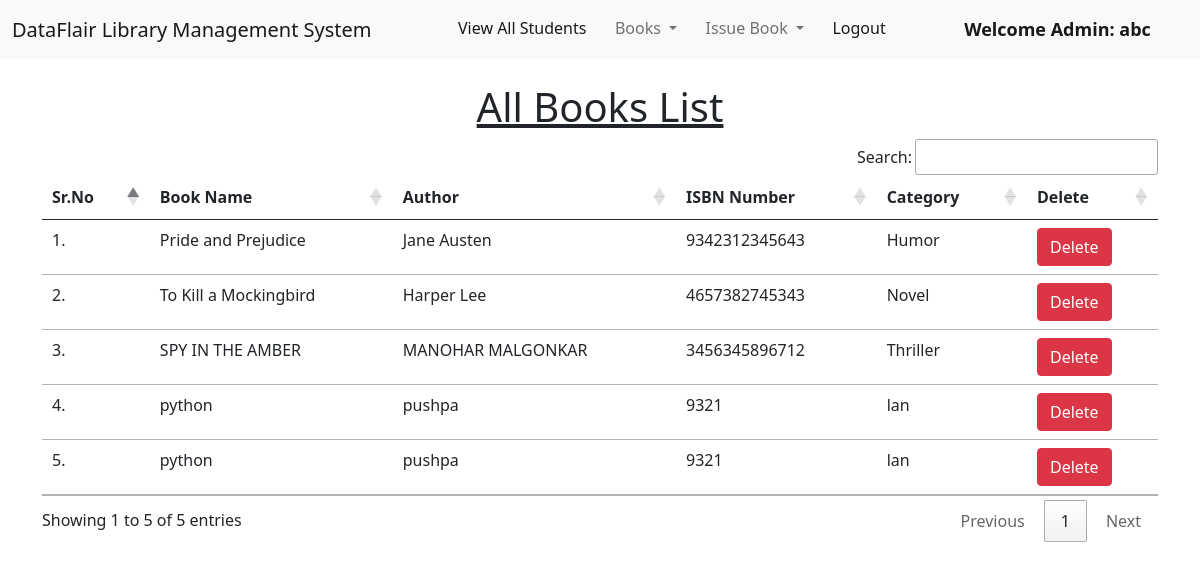
/view_books/ (signed in), run on the app's committed database.
### library/models.py (models this page shows, shortened)
class Book(models.Model):
    name = models.CharField(max_length=200)
    author = models.CharField(max_length=200)
    isbn = models.PositiveIntegerField()
    category = models.CharField(max_length=50)

### library/views.py (the view)
# urls.py: path("view_books/", views.view_books, name="view_books"),
@login_required(login_url = '/admin_login')
def view_books(request):
    books = Book.objects.all()
    return render(request, "view_books.html", {'books':books})

### library/templates/view_books.html (shortened to what this page needs)
{% extends 'admin_navbar.html' %}
{% load static %}
{% block body %}
<div class="container mt-4">
    <h1 class="text-center"><u>All Books List</u></h1>
    <table class="table table-hover" id="example">
        <thead>
            <tr>
                <th>Sr.No</th>
                <th>Book Name</th>
                <th>Author</th>
                <th>ISBN Number</th>
                <th>Category</th>
                <th>Delete</th>
            </tr>
        </thead>
        <tbody>
            {% for book in books %}
            <tr>
                <td>{{forloop.counter}}.</td>
                <td>{{book.name}}</td>
                <td>{{book.author}}</td>
                <td>{{book.isbn}}</td>
                <td>{{book.category}}</td>
                <td><a href="/delete_book/{{book.id}}/" class="btn btn-danger" onclick="return confirm('Are you sure you want to delete this book?')">Delete</a></td>
            </tr>
            {% endfor %}
        </tbody>
    </table>
    </div>
{% endblock %}

### library/templates/admin_navbar.html (shortened to what this page needs)
<!doctype html>
<html lang="en">
  <head>
    <link href="https://cdn.jsdelivr.net/npm/bootstrap@5.1.0/dist/css/bootstrap.min.css" rel="stylesheet">
    <link rel="stylesheet" href="https://cdn.datatables.net/1.10.25/css/jquery.dataTables.min.css">
    <link rel="stylesheet" href="https://cdn.datatables.net/buttons/1.7.1/css/buttons.dataTables.min.css">
  </head>
  <body>
    <nav class="navbar navbar-expand-lg navbar-light bg-light">
        <div class="container-fluid">
          <a class="navbar-brand" href="#">DataFlair Library Management System</a>
          <div class="collapse navbar-collapse" id="navbarSupportedContent">
            <ul class="navbar-nav me-auto mb-2 mb-lg-0">
              <li class="nav-item">
                <a class="nav-link active" aria-current="page" href="/view_students/">View All Students</a>
              </li>
              <li class="nav-item dropdown">
                <a class="nav-link dropdown-toggle" href="#" id="navbarDropdown" role="button" data-bs-toggle="dropdown" aria-expanded="false">
                  Books
                </a>
              </li>
              <li class="nav-item dropdown">
                <a class="nav-link dropdown-toggle" href="#" id="navbarDropdown" role="button" data-bs-toggle="dropdown" aria-expanded="false">
                  Issue Book
                </a>
              </li>
              <li class="nav-item">
                <a class="nav-link active" aria-current="page" href="/logout/">Logout</a>
              </li>
              <li class="nav-item">
                <a style="font-weight:600; font-family:'Segoe UI', Tahoma, Geneva, Verdana, sans-serif; font-size: large;" class="nav-link active" href="#">Welcome Admin: {{request.user}}</a>
              </li>
            </ul>
          </div>
        </div>
      </nav>
      {% block body %}
      {% endblock %}
  </body>
</html>

### data on the page
Book: name "Pride and Prejudice", author "Jane Austen", isbn "9342312345643", category "Humor"
Book: name "To Kill a Mockingbird", author "Harper Lee", isbn "4657382745343", category "Novel"
Book: name "SPY IN THE AMBER", author "MANOHAR MALGONKAR", isbn "3456345896712", category "Thriller"
Book: name "python", author "pushpa", isbn "9321", category "lan"
Book: name "python", author "pushpa", isbn "9321", category "lan"

### other printed values
{{ request.user }} "abc"
